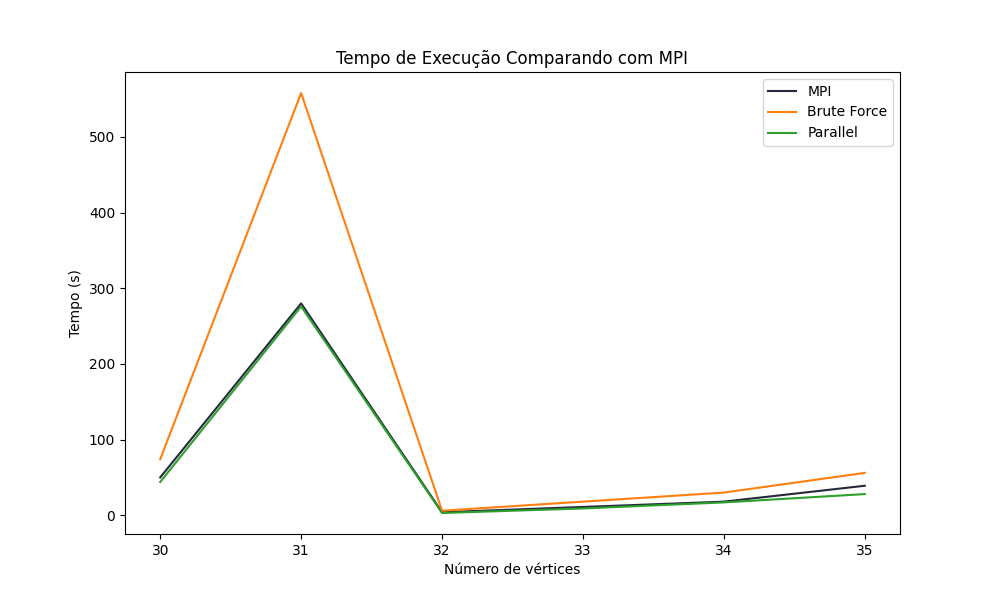

This figure's Python source:
import matplotlib.pyplot as plt
import pickle


vertices = range(30, 36, 1)
mpi_times = [50, 280, 4, 11, 18, 39]
brute_times = [74, 558, 6, 18, 30, 56]
parallel_times = [44, 276, 3, 9, 17, 28]

plt.figure(figsize=(10, 6))
plt.title("Tempo de Execução Comparando com MPI")
plt.xlabel("Número de vértices")
plt.ylabel("Tempo (s)")
plt.plot(vertices, mpi_times, label="MPI", color="#25283D")
plt.plot(vertices, brute_times, label="Brute Force", color="#ff7f0e")
plt.plot(vertices, parallel_times, label="Parallel", color="#2ca02c")
plt.legend()
plt.savefig(f'mpi/mpi_plots.png')
